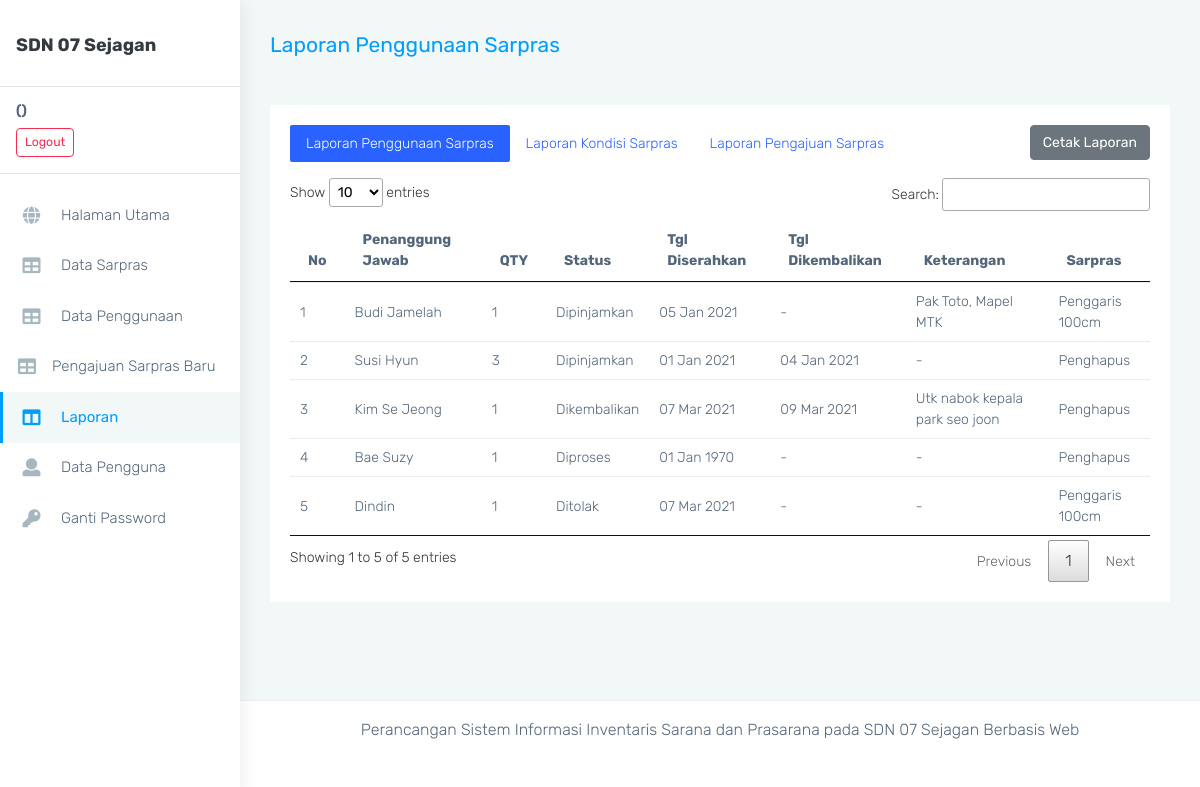
The app's page /admin/index?m=laporan_penggunaan with its own data.
### tables this page shows
CREATE TABLE `tb_penggunaan_aset` (
  `id` int(11) NOT NULL,
  `penanggung_jawab` varchar(100) NOT NULL,
  `qty` int(11) NOT NULL,
  `status` varchar(20) NOT NULL,
  `tgl_serahkan` date DEFAULT NULL,
  `tgl_kembali` date DEFAULT NULL,
  `keterangan` text DEFAULT NULL,
  `id_aset` int(11) NOT NULL,
  `id_user` int(11) NOT NULL
);

CREATE TABLE `tb_aset` (
  `id` int(11) NOT NULL,
  `nama_aset` varchar(100) NOT NULL,
  `foto` varchar(100) NOT NULL,
  `jenis` varchar(20) NOT NULL,
  `qty` int(11) NOT NULL,
  `nilai_aset` int(11) NOT NULL,
  `sumber_aset` varchar(20) NOT NULL,
  `kepemilikan` varchar(20) NOT NULL,
  `kondisi` varchar(20) NOT NULL,
  `status_penggunaan` varchar(20) NOT NULL
);

### includes/config.php (called while the page is built)
<?php
    $config["server"]='localhost';
    $config["username"]='root';
    $config["password"]='';
    $config["database_name"]='sk_sisfoinventaris';
?>

### includes/functions.php (called while the page is built, shortened)
<?php
include 'config.php';
include 'db.php';
$db = new DB($config['server'], $config['username'], $config['password'], $config['database_name']);

### includes/db.php (called while the page is built, shortened)
<?php
class DB{
    var $conn = null;
    public function __construct($host, $username, $passwd, $dbname){
        $this->conn = mysqli_connect($host, $username, $passwd, $dbname);
    }
    public function query($sql){
        $query = mysqli_query($this->conn, $sql) or die('<pre>Error mysqli_query: ' . mysqli_error($this->conn) . '<br />' . $sql . '</pre>');
        return $query;
    }
    public function get_results($sql){
        $query = $this->query($sql);
        $arr = array();
        while($row = mysqli_fetch_object($query)){
            $arr[] = $row;
        }
        return $arr;
    }
}

### admin/laporan_penggunaan.php (the view)
<?php
  $data_penggunaan_aset = $db->get_results("SELECT tb_penggunaan_aset.*, tb_aset.nama_aset FROM tb_penggunaan_aset JOIN tb_aset ON tb_penggunaan_aset.id_aset=tb_aset.id");
?>
<div class="page-wrapper">
<div class="page-breadcrumb">
    <div class="row align-items-center">
        <div class="col-md-6 col-8 align-self-center">
            <h3 class="page-title mb-0 p-0">Laporan Penggunaan Sarpras</h3>
        </div>
    </div>
</div>
<div class="container-fluid">
    <div class="row">
        <div class="col-12">
            <div class="card">
                <div class="card-body">
                    <div class="d-flex justify-content-between">
                        <ul class="nav nav-pills mb-3">
                          <li class="nav-item">
                            <a class="nav-link active" href="index?m=laporan_penggunaan">Laporan Penggunaan Sarpras</a>
                          </li>
                          <li class="nav-item">
                            <a class="nav-link" href="index?m=laporan_kondisi">Laporan Kondisi Sarpras</a>
                          </li>
                          <li class="nav-item">
                            <a class="nav-link" href="index?m=laporan_pengajuan">Laporan Pengajuan Sarpras</a>
                          </li>
                        </ul>
                        <?php if ($_SESSION['status'] != 'Kepala Sekolah'): ?>
                        <div>
                            <a href="index?m=cetak_laporan_penggunaan" class="btn btn-secondary">Cetak Laporan</a>
                        </div>
                        <?php endif; ?>
                    </div>
                    <table class="table" id="myDataTable">
                        <thead>
                            <tr>
                                <th class="border-top-0">No</th>
                                <th class="border-top-0">Penanggung Jawab</th>
                                <th class="border-top-0">QTY</th>
                                <th class="border-top-0">Status</th>
                                <th class="border-top-0">Tgl Diserahkan</th>
                                <th class="border-top-0">Tgl Dikembalikan</th>
                                <th class="border-top-0">Keterangan</th>
                                <th class="border-top-0">Sarpras</th>
                            </tr>
                        </thead>
                        <tbody>
                            <?php if (!count($data_penggunaan_aset)): ?>
                                <tr><td colspan="9" class="text-center">Tidak ada data</td></tr>
                            <?php else: ?>
                                <?php foreach ($data_penggunaan_aset as $aset): ?>
                                    <tr>
                                        <td><?= ++$i ?></td>
                                        <td><?= $aset->penanggung_jawab ?></td>
                                        <td><?= $aset->qty ?></td>
                                        <td><?= $aset->status ?></td>
                                        <td><?= date('d M Y', strtotime($aset->tgl_serahkan)) ?></td>
                                        <td><?= ($aset->tgl_kembali == '') ? '-' : date('d M Y', strtotime($aset->tgl_kembali)) ?></td>
                                        <td><?= ($aset->keterangan == '') ? '-' : $aset->keterangan ?></td>
                                        <td><?= $aset->nama_aset ?></td>
                                    </tr>
                                <?php endforeach ?>
                            <?php endif ?>
                        </tbody>
                    </table>
                </div>
            </div>
        </div>
    </div>
</div>

### admin/index.php (shortened to what this page needs)
<?php session_start(); require_once'../includes/functions.php';?>
<!DOCTYPE html>
<html dir="ltr" lang="en">
    <head>
        <link href="../assets/css/style.min.css" rel="stylesheet">
        <link rel="stylesheet" type="text/css" href="../assets/css/dataTables.css">
    </head>
    <body>
        <div id="main-wrapper" data-layout="vertical" data-navbarbg="skin5" data-sidebartype="full"
            data-sidebar-position="absolute" data-header-position="absolute" data-boxed-layout="full">
            <?php require_once '../includes/html-sidebar.php'; ?>
            <?php
                if(isset($_GET['m'])){
                    $page = $_GET['m'].".php";
                    if (file_exists($page)) {
                        include $page;
                    }else{
                        include "../404.php";
                    }
                }else{
                    include "beranda.php";
                }
            ?>
            <footer class="footer text-center">
                Perancangan Sistem Informasi Inventaris Sarana dan Prasarana pada SDN 07 Sejagan Berbasis Web
            </footer>
            </div>
        </div>
    </body>
</html>

### includes/html-sidebar.php
<aside class="left-sidebar pt-0" data-sidebarbg="skin6">
    <div class="scroll-sidebar">
        <nav class="sidebar-nav">
            <ul id="sidebarnav">
                <li class="sidebar-item">
                    <a class="navbar-brand" href="index">
                        <h4 class="logo-text text-dark text-center ml-3">
                        SDN 07 Sejagan
                        </h4>
                    </a>
                </li>
                <hr>
                <li class="sidebar-item">
                    <h6 class="ml-3"><?= ucwords($_SESSION['username']).' ('.$_SESSION['status'].')' ?></h6>
                    <a class="btn btn-outline-danger btn-sm ml-3" href="../logout">Logout</a>
                </li>
                <hr>
                <li class="sidebar-item">
                    <a class="sidebar-link waves-effect waves-dark sidebar-link" href="index" aria-expanded="false">
                    <i class="mr-3 fa fa-globe" aria-hidden="true"></i>
                    <span class="hide-menu">Halaman Utama</span></a>
                </li>
                <?php if ($_SESSION['status'] != 'Kepala Sekolah' && $_SESSION['status'] != 'Tata Usaha'): ?>
                    <li class="sidebar-item">
                        <a class="sidebar-link waves-effect waves-dark sidebar-link"
                            href="index?m=aset" aria-expanded="false">
                        <i class="mr-3 fa fa-table"
                            aria-hidden="true"></i>
                        <span class="hide-menu">Data Sarpras</span></a>
                    </li>
                    <li class="sidebar-item">
                        <a class="sidebar-link waves-effect waves-dark sidebar-link"
                            href="index?m=penggunaan" aria-expanded="false">
                        <i class="mr-3 fa fa-table"
                            aria-hidden="true"></i>
                        <span class="hide-menu">Data Penggunaan</span></a>
                    </li>
                    <?php if ($_SESSION['status'] != 'Guru'): ?>
                    <li class="sidebar-item">
                        <a class="sidebar-link waves-effect waves-dark sidebar-link"
                            href="index?m=pengajuan_aset" aria-expanded="false">
                        <i class="mr-3 fa fa-table"
                            aria-hidden="true"></i>
                        <span class="hide-menu">Pengajuan Sarpras Baru</span></a>
                    </li>
                    <?php endif ?>
                <?php endif ?>
                <?php if ($_SESSION['status'] != 'Guru'): ?>
                <li class="sidebar-item">
                    <a class="sidebar-link waves-effect waves-dark sidebar-link" href="index?m=laporan_penggunaan" aria-expanded="false">
                    <i class="mr-3 fa fa-columns" aria-hidden="true"></i>
                    <span class="hide-menu">Laporan</span></a>
                </li>
                <?php endif ?>
                <?php if ($_SESSION['status'] != 'Kepala Sekolah' && $_SESSION['status'] != 'Tata Usaha' && $_SESSION['status'] != 'Guru'): ?>
                <li class="sidebar-item">
                    <a class="sidebar-link waves-effect waves-dark sidebar-link"
                        href="index?m=pengguna" aria-expanded="false">
                        <i class="mr-3 fa fa-user " aria-hidden="true"></i>
                    <span class="hide-menu">Data Pengguna</span>
                    </a>
                </li>
                <?php endif ?>
                <li class="sidebar-item">
                    <a class="sidebar-link waves-effect waves-dark sidebar-link"
                        href="index?m=ganti_password" aria-expanded="false">
                        <i class="mr-3 fa fa-key" aria-hidden="true"></i>
                    <span class="hide-menu">Ganti Password</span>
                    </a>
                </li>
            </ul>
        </nav>
    </div>
</aside>

### assets/css/dataTables.css (style rules this page uses)
table.dataTable { width: 100%; margin: 0 auto; clear: both; border-collapse: separate; border-spacing: 0; }
table.dataTable thead th, table.dataTable tfoot th { font-weight: bold; }
table.dataTable thead th, table.dataTable thead td { padding: 10px 18px; border-bottom: 1px solid #111; }
table.dataTable thead .sorting, table.dataTable thead .sorting_asc, table.dataTable thead .sorting_desc, table.dataTable thead .sorting_asc_disabled, table.dataTable thead .sorting_desc_disabled { cursor: pointer; *cursor: hand; background-repeat: no-repeat; background-position: center right; }
table.dataTable thead .sorting { background-image: url("../images/sort_both.png"); }
table.dataTable thead .sorting_asc { background-image: url("../images/sort_asc.png"); }
table.dataTable tbody tr { background-color: #ffffff; }
table.dataTable tbody th, table.dataTable tbody td { padding: 8px 10px; }
table.dataTable.no-footer { border-bottom: 1px solid #111; }
table.dataTable, table.dataTable th, table.dataTable td { box-sizing: content-box; }

### records on screen
tb_penggunaan_aset: penanggung_jawab "Budi Jamelah", qty "1", status "Dipinjamkan", tgl_serahkan "05 Jan 2021", keterangan "Pak Toto, Mapel MTK", id_aset.nama_aset "Penggaris 100cm"
tb_penggunaan_aset: penanggung_jawab "Susi Hyun", qty "3", status "Dipinjamkan", tgl_serahkan "01 Jan 2021", tgl_kembali "04 Jan 2021", id_aset.nama_aset "Penghapus"
tb_penggunaan_aset: penanggung_jawab "Kim Se Jeong", qty "1", status "Dikembalikan", tgl_serahkan "07 Mar 2021", tgl_kembali "09 Mar 2021", keterangan "Utk nabok kepala park seo joon", id_aset.nama_aset "Penghapus"
tb_penggunaan_aset: penanggung_jawab "Bae Suzy", qty "1", status "Diproses", tgl_serahkan "01 Jan 1970", id_aset.nama_aset "Penghapus"
tb_penggunaan_aset: penanggung_jawab "Dindin", qty "1", status "Ditolak", tgl_serahkan "07 Mar 2021", id_aset.nama_aset "Penggaris 100cm"
